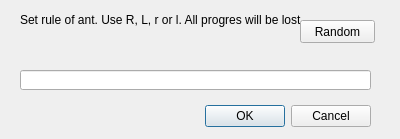
<?xml version="1.0" encoding="UTF-8"?>
<ui version="4.0">
 <class>settings</class>
 <widget class="QDialog" name="settings">
  <property name="geometry">
   <rect>
    <x>0</x>
    <y>0</y>
    <width>400</width>
    <height>139</height>
   </rect>
  </property>
  <property name="windowTitle">
   <string>Settings</string>
  </property>
  <property name="windowIcon">
   <iconset resource="langton.qrc">
    <normaloff>:/images/ant.png</normaloff>:/images/ant.png</iconset>
  </property>
  <widget class="QDialogButtonBox" name="buttonBox">
   <property name="geometry">
    <rect>
     <x>30</x>
     <y>100</y>
     <width>341</width>
     <height>32</height>
    </rect>
   </property>
   <property name="orientation">
    <enum>Qt::Horizontal</enum>
   </property>
   <property name="standardButtons">
    <set>QDialogButtonBox::Cancel|QDialogButtonBox::Ok</set>
   </property>
  </widget>
  <widget class="QLineEdit" name="lineEdit">
   <property name="geometry">
    <rect>
     <x>20</x>
     <y>70</y>
     <width>351</width>
     <height>20</height>
    </rect>
   </property>
   <property name="maxLength">
    <number>256</number>
   </property>
  </widget>
  <widget class="QLabel" name="errorlabel">
   <property name="geometry">
    <rect>
     <x>20</x>
     <y>40</y>
     <width>351</width>
     <height>20</height>
    </rect>
   </property>
   <property name="text">
    <string/>
   </property>
  </widget>
  <widget class="QLabel" name="label">
   <property name="geometry">
    <rect>
     <x>20</x>
     <y>10</y>
     <width>351</width>
     <height>20</height>
    </rect>
   </property>
   <property name="text">
    <string>Set rule of ant. Use R, L, r or l. All progres will be lost</string>
   </property>
  </widget>
  <widget class="QPushButton" name="RandomButton">
   <property name="geometry">
    <rect>
     <x>300</x>
     <y>20</y>
     <width>75</width>
     <height>23</height>
    </rect>
   </property>
   <property name="toolTip">
    <string>&lt;html&gt;&lt;head/&gt;&lt;body&gt;&lt;p&gt;Random rule&lt;/p&gt;&lt;/body&gt;&lt;/html&gt;</string>
   </property>
   <property name="text">
    <string>Random</string>
   </property>
  </widget>
 </widget>
 <resources>
  <include location="langton.qrc"/>
 </resources>
 <connections>
  <connection>
   <sender>buttonBox</sender>
   <signal>accepted()</signal>
   <receiver>settings</receiver>
   <slot>accept()</slot>
   <hints>
    <hint type="sourcelabel">
     <x>248</x>
     <y>254</y>
    </hint>
    <hint type="destinationlabel">
     <x>157</x>
     <y>274</y>
    </hint>
   </hints>
  </connection>
  <connection>
   <sender>buttonBox</sender>
   <signal>rejected()</signal>
   <receiver>settings</receiver>
   <slot>reject()</slot>
   <hints>
    <hint type="sourcelabel">
     <x>316</x>
     <y>260</y>
    </hint>
    <hint type="destinationlabel">
     <x>286</x>
     <y>274</y>
    </hint>
   </hints>
  </connection>
 </connections>
</ui>
